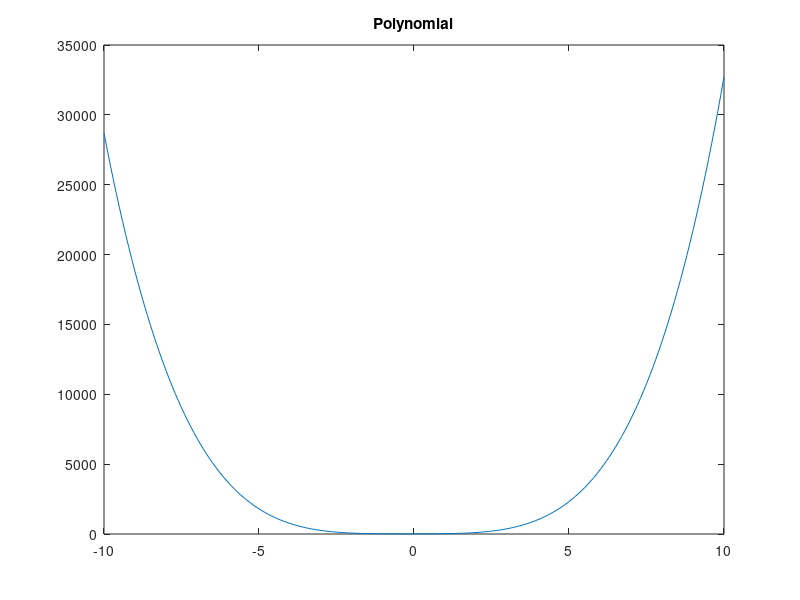

This chart was generated by the following MATLAB code:
clc;
clear all;

x = [-10:0.1:10].';
y = 3*x.^4 + 2*x.^3 + 7*x.^2 + 2*x + ones(size(x))*9;
plot(x, y);
title("Polynomial");